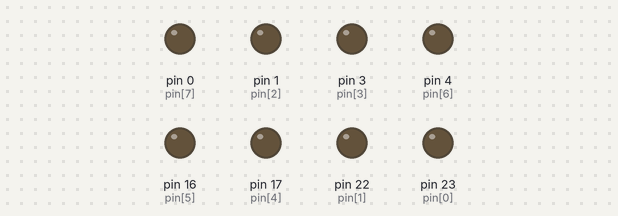
A sketch run on a simulated Arduino Mega 2560, built with avr-gcc and run on an emulated ATmega2560. Parts: output pins drawn as LEDs (lit = HIGH).

Above: at 0.05 s.
At 4.95 s:
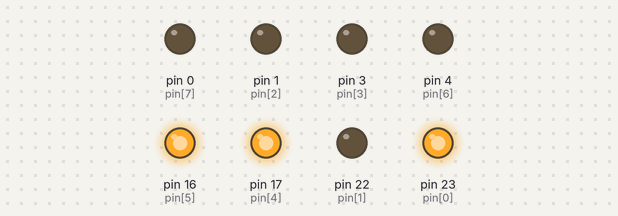
At 9.95 s:
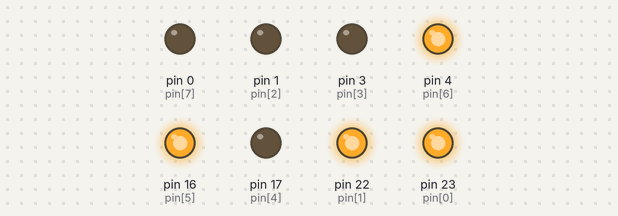
At 19.96 s:
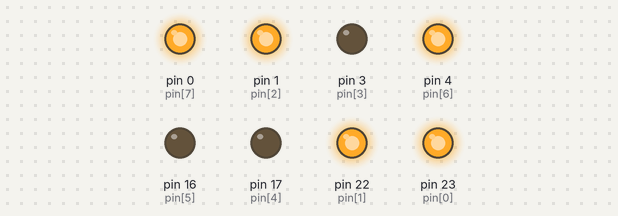
At 29.86 s:
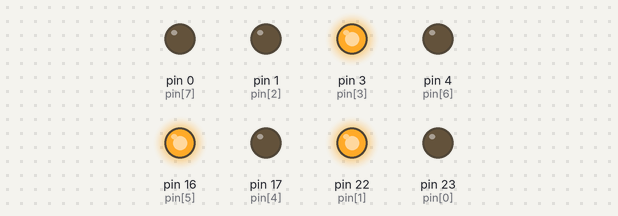
At 39.87 s:
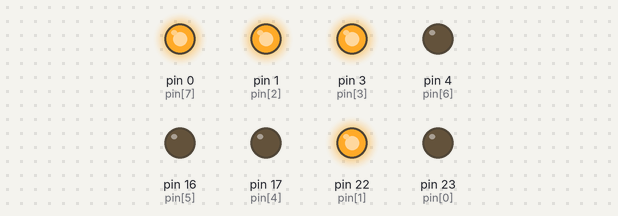
Timing chart, 0 to 40.0 s (numbered marks = the images above):
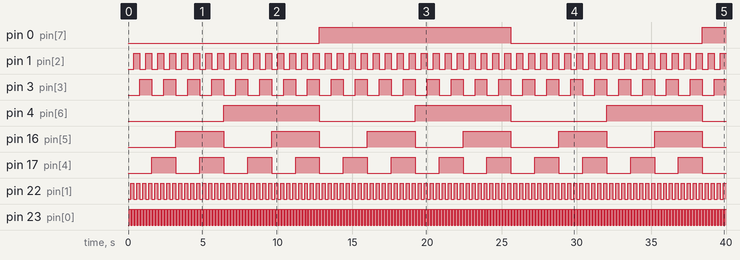

Measured:
- by itself, pin 0 (pin[7]): LOW → HIGH at 12.8 s, → LOW 12.8 s later, → HIGH 12.8 s later
- by itself, pin 1 (pin[2]): alternates HIGH for 0.40 s and LOW for 0.40 s
- by itself, pin 3 (pin[3]): alternates HIGH for 0.80 s and LOW for 0.80 s
- by itself, pin 4 (pin[6]): alternates HIGH for 6.4 s and LOW for 6.4 s
- by itself, pin 16 (pin[5]): alternates HIGH for 3.2 s and LOW for 3.2 s
- by itself, pin 17 (pin[4]): alternates HIGH for 1.6 s and LOW for 1.6 s
- by itself, pin 22 (pin[1]): alternates HIGH for 0.20 s and LOW for 0.20 s
- by itself, pin 23 (pin[0]): alternates HIGH for 0.10 s and LOW for 0.10 s

The sketch:

led_binary_counter.ino
```cpp
uint8_t pin[8] = {23, 22, 1, 3, 17, 16, 4, 0}; // Right MSB

void setup()
{
  for (int i = 0; i <= 7; i++)
    pinMode(pin[i], OUTPUT);
}

void loop()
{
  for (byte i = 0; i <= 255; i++)
  {
    displayBinary(i);
    delay(100);
  }
}

void displayBinary(byte numToShow)
{
  for (int i = 0; i <= 7; i++)
  {
    if (bitRead(numToShow, i) == 1)
      digitalWrite(pin[i], HIGH);
    else
      digitalWrite(pin[i], LOW);
  }
}
```
